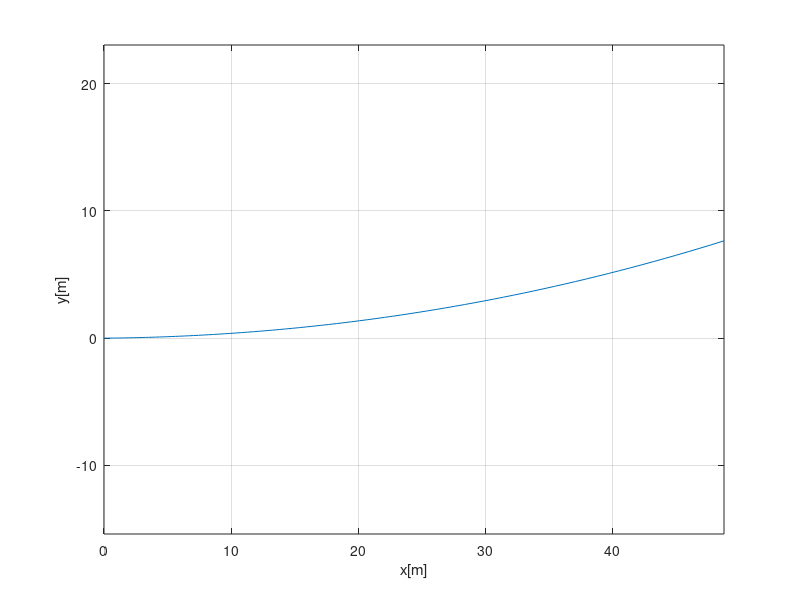

Reproduce this figure in MATLAB.
function [] = KinematicBicycleModel()
    clear;
    close all;
    clc;

    disp("start Kinematic Bicycle model simulation");

    T = 100;
    a = ones(1, T);
    delta = deg2rad(ones(1, T));

    state = struct('x', 0, 'y', 0, 'yaw', 0, 'v', 0, 'beta', 0);

    x = [];
    y = [];
    yaw = [];
    v = [];
    beta = [];
    time = [];
    t = 0.0;
    dt = 0.1;  
    L = 2.9;   
    Lr = L / 2;

    for i = 1:T
        t = t + dt;
        state = update(state, a(i), delta(i), Lr, L, dt);
        x = [x, state.x];
        y = [y, state.y];
        yaw = [yaw, state.yaw];
        v = [v, state.v];
        beta = [beta, state.beta];
        time = [time, t];
    end

    figure;
    plot(x, y);
    xlabel("x[m]");
    ylabel("y[m]");
    axis("equal");
    grid on;
end

function state = update(state, a, delta, Lr, L, dt)
    state.beta = atan2(Lr / L * tan(delta), 1.0);
    state.x = state.x + state.v * cos(state.yaw + state.beta) * dt;
    state.y = state.y + state.v * sin(state.yaw + state.beta) * dt;
    state.yaw = state.yaw + state.v / Lr * sin(state.beta) * dt;
    state.v = state.v + a * dt;
end
